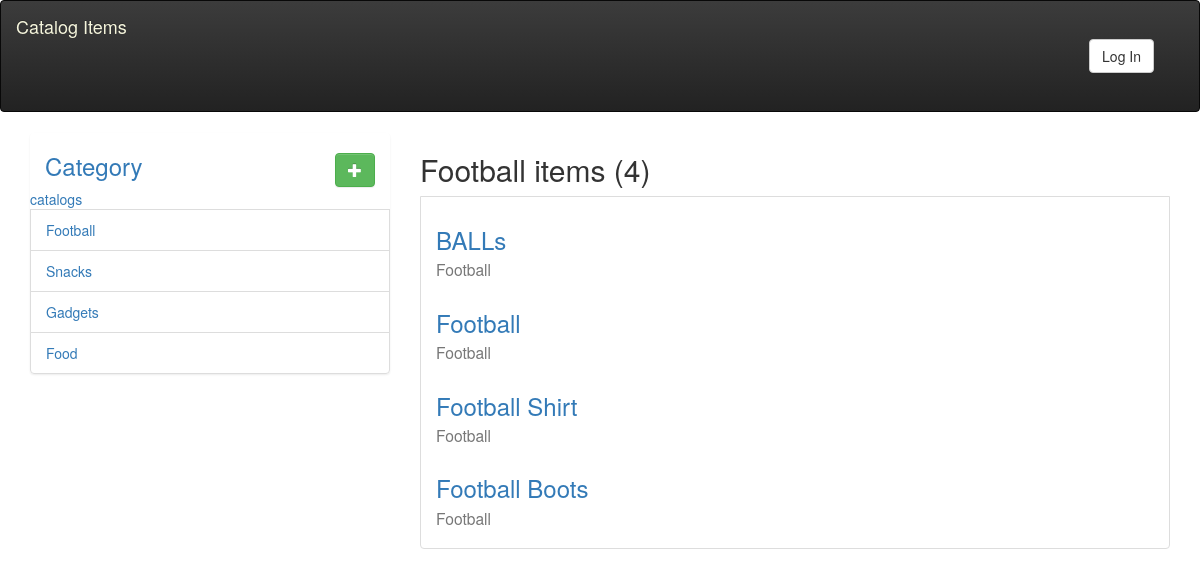
The page /category/1/items on the database its author committed.
### database_setup.py (models this page shows, shortened)
class Category(Base):
    __tablename__ = 'category'
    id = Column(Integer, primary_key=True)
    name = Column(String(250), nullable=False)
    user_id = Column(Integer, ForeignKey('user.id'))
    user = relationship(User)

class CatalogItem(Base):
    __tablename__ = 'catalog_item'
    name = Column(String(80), nullable=False)
    id = Column(Integer, primary_key=True)
    description = Column(String(250))
    price = Column(String(8))
    category_id = Column(Integer, ForeignKey('category.id'))
    category = relationship(Category)
    user_id = Column(Integer, ForeignKey('user.id'))
    user = relationship(User)

### project.py (the view)
@app.route('/category/<int:category_id>/items')
def categoryItems(category_id):
    category = session.query(Category).filter_by(id=category_id).one()
    categories =session.query(Category).all()
    items = session.query(CatalogItem).filter_by(category_id=category_id).order_by(CatalogItem.id.desc())
    count = items.count()
    return render_template('catalog_menu.html',category=category,categories=categories,items=items,count=count)

### templates/catalog_menu.html (shortened to what this page needs)
{% extends "main.html" %}
{% block content %}
<div class="col-md-12 flash">
</div>
<div class="row">
    <div class="col-md-4" style="height:100%">
        <div class="col-md-12">
         <h3>
             <a> Category</a>
            <div class="pull-right">
                <a href="{{url_for('new_categories')}}">
                <button class="btn btn-success primary">
                    <span class="glyphicon glyphicon-plus"></span>
                </button>
            </a>
            </div>
         </h3>
        </div>
        <ul class="list-group">
            <li><a href=""> catalogs</a></li>
            {% for c in categories %}
            <li class="list-group-item">
                <div class="row">
                    <div class="col-md-12">
                        <a href="{{url_for('categoryItems',category_id=c.id)}}">{{ c.name }}</a>
                    </div>
                </div>
            </li>
            {% endfor %}
        </ul>
    </div>
    <div class="col-md-8" style="height:100%">
        <div class="row">
            <div class="col-md-12">
                <h2>{{category.name}} items ({{count}})</h2>
            </div>
          </div>
            <ul class="list-group-item">
                {% if items and count >0 %}
                {% for i  in items %}
                <li>
                    <div class="row">
                        <div class="col-md-12">
                            <a href="{{url_for('showCatalogItem',category_id=i.category_id,item_id=i.id)}}">
                                <h3>
                                    {{ i.name }}</a><br> <small>{{ i.category.name}}</small>
                        </div>
                    </div>
                {% endfor %}
                </li>
            </ul>
            {% endif %}
        </div>
</div>
{% endblock %}

### static/styles.css (style rules this page uses)
body { background-color: #8dcecb; }
a { color: black; }
ul,li { list-style-type: none; }

### rows shown on the page
Category: name "Football"
Category: name "Snacks"
Category: name "Gadgets"
Category: name "Food"
CatalogItem: name "BALLs", category.name "Football"
CatalogItem: name "Football", category.name "Football"
CatalogItem: name "Football Shirt", category.name "Football"
CatalogItem: name "Football Boots", category.name "Football"

### other values the page prints
{{ count }} "4"
